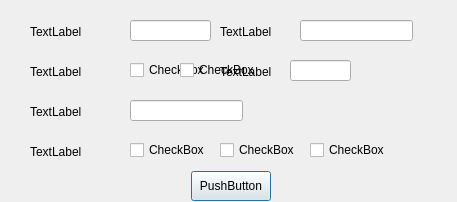
<?xml version="1.0" encoding="UTF-8"?>
<ui version="4.0">
 <class>NewCardDialog</class>
 <widget class="QDialog" name="NewCardDialog">
  <property name="geometry">
   <rect>
    <x>0</x>
    <y>0</y>
    <width>457</width>
    <height>202</height>
   </rect>
  </property>
  <property name="windowTitle">
   <string>Dialog</string>
  </property>
  <widget class="QLabel" name="nameLabel">
   <property name="geometry">
    <rect>
     <x>30</x>
     <y>20</y>
     <width>70</width>
     <height>24</height>
    </rect>
   </property>
   <property name="minimumSize">
    <size>
     <width>70</width>
     <height>24</height>
    </size>
   </property>
   <property name="text">
    <string>TextLabel</string>
   </property>
  </widget>
  <widget class="QLabel" name="sexLabel">
   <property name="geometry">
    <rect>
     <x>30</x>
     <y>60</y>
     <width>57</width>
     <height>24</height>
    </rect>
   </property>
   <property name="minimumSize">
    <size>
     <width>36</width>
     <height>24</height>
    </size>
   </property>
   <property name="text">
    <string>TextLabel</string>
   </property>
  </widget>
  <widget class="QLabel" name="pswdLabel">
   <property name="geometry">
    <rect>
     <x>30</x>
     <y>100</y>
     <width>90</width>
     <height>24</height>
    </rect>
   </property>
   <property name="minimumSize">
    <size>
     <width>90</width>
     <height>24</height>
    </size>
   </property>
   <property name="text">
    <string>TextLabel</string>
   </property>
  </widget>
  <widget class="QLabel" name="typeLabel">
   <property name="geometry">
    <rect>
     <x>30</x>
     <y>140</y>
     <width>90</width>
     <height>24</height>
    </rect>
   </property>
   <property name="minimumSize">
    <size>
     <width>90</width>
     <height>24</height>
    </size>
   </property>
   <property name="text">
    <string>TextLabel</string>
   </property>
  </widget>
  <widget class="QCheckBox" name="checkBox_1">
   <property name="geometry">
    <rect>
     <x>130</x>
     <y>60</y>
     <width>85</width>
     <height>20</height>
    </rect>
   </property>
   <property name="text">
    <string>CheckBox</string>
   </property>
  </widget>
  <widget class="QCheckBox" name="checkBox_2">
   <property name="geometry">
    <rect>
     <x>180</x>
     <y>60</y>
     <width>85</width>
     <height>20</height>
    </rect>
   </property>
   <property name="text">
    <string>CheckBox</string>
   </property>
  </widget>
  <widget class="QLineEdit" name="nameLine">
   <property name="geometry">
    <rect>
     <x>130</x>
     <y>20</y>
     <width>81</width>
     <height>21</height>
    </rect>
   </property>
  </widget>
  <widget class="QLineEdit" name="pswdLine">
   <property name="geometry">
    <rect>
     <x>130</x>
     <y>100</y>
     <width>113</width>
     <height>21</height>
    </rect>
   </property>
  </widget>
  <widget class="QCheckBox" name="checkBox_3">
   <property name="geometry">
    <rect>
     <x>130</x>
     <y>140</y>
     <width>85</width>
     <height>20</height>
    </rect>
   </property>
   <property name="text">
    <string>CheckBox</string>
   </property>
  </widget>
  <widget class="QCheckBox" name="checkBox_4">
   <property name="geometry">
    <rect>
     <x>220</x>
     <y>140</y>
     <width>85</width>
     <height>20</height>
    </rect>
   </property>
   <property name="text">
    <string>CheckBox</string>
   </property>
  </widget>
  <widget class="QCheckBox" name="checkBox_5">
   <property name="geometry">
    <rect>
     <x>310</x>
     <y>140</y>
     <width>85</width>
     <height>20</height>
    </rect>
   </property>
   <property name="text">
    <string>CheckBox</string>
   </property>
  </widget>
  <widget class="QWidget" name="layoutWidget">
   <property name="geometry">
    <rect>
     <x>0</x>
     <y>170</y>
     <width>461</width>
     <height>32</height>
    </rect>
   </property>
   <layout class="QHBoxLayout" name="horizontalLayout_7">
    <item>
     <spacer name="horizontalSpacer_4">
      <property name="orientation">
       <enum>Qt::Horizontal</enum>
      </property>
      <property name="sizeHint" stdset="0">
       <size>
        <width>40</width>
        <height>20</height>
       </size>
      </property>
     </spacer>
    </item>
    <item>
     <widget class="QPushButton" name="pushButton">
      <property name="minimumSize">
       <size>
        <width>60</width>
        <height>0</height>
       </size>
      </property>
      <property name="maximumSize">
       <size>
        <width>90</width>
        <height>30</height>
       </size>
      </property>
      <property name="text">
       <string>PushButton</string>
      </property>
     </widget>
    </item>
    <item>
     <spacer name="horizontalSpacer_5">
      <property name="orientation">
       <enum>Qt::Horizontal</enum>
      </property>
      <property name="sizeHint" stdset="0">
       <size>
        <width>40</width>
        <height>20</height>
       </size>
      </property>
     </spacer>
    </item>
   </layout>
  </widget>
  <widget class="QLineEdit" name="amountLine">
   <property name="geometry">
    <rect>
     <x>290</x>
     <y>60</y>
     <width>61</width>
     <height>21</height>
    </rect>
   </property>
  </widget>
  <widget class="QLabel" name="amountLabel">
   <property name="geometry">
    <rect>
     <x>220</x>
     <y>60</y>
     <width>76</width>
     <height>24</height>
    </rect>
   </property>
   <property name="minimumSize">
    <size>
     <width>70</width>
     <height>24</height>
    </size>
   </property>
   <property name="text">
    <string>TextLabel</string>
   </property>
  </widget>
  <widget class="QLabel" name="phoneLabel">
   <property name="geometry">
    <rect>
     <x>220</x>
     <y>20</y>
     <width>76</width>
     <height>24</height>
    </rect>
   </property>
   <property name="minimumSize">
    <size>
     <width>70</width>
     <height>24</height>
    </size>
   </property>
   <property name="text">
    <string>TextLabel</string>
   </property>
  </widget>
  <widget class="QLineEdit" name="phoneLine">
   <property name="geometry">
    <rect>
     <x>300</x>
     <y>20</y>
     <width>113</width>
     <height>21</height>
    </rect>
   </property>
  </widget>
 </widget>
 <resources/>
 <connections/>
</ui>
